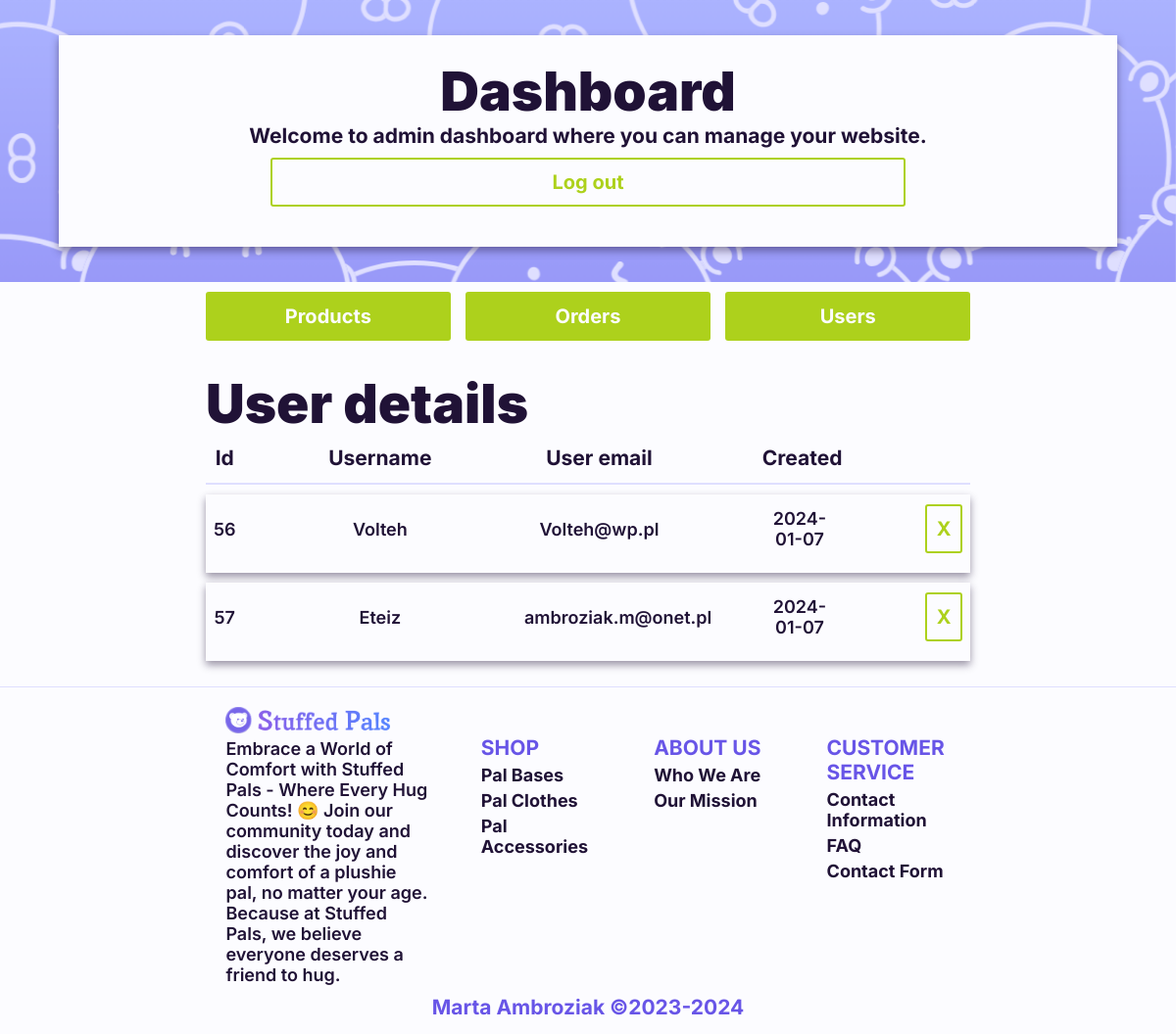
The app's page /admin_pages/admin_dashboard.php?content=users (signed in), older data.
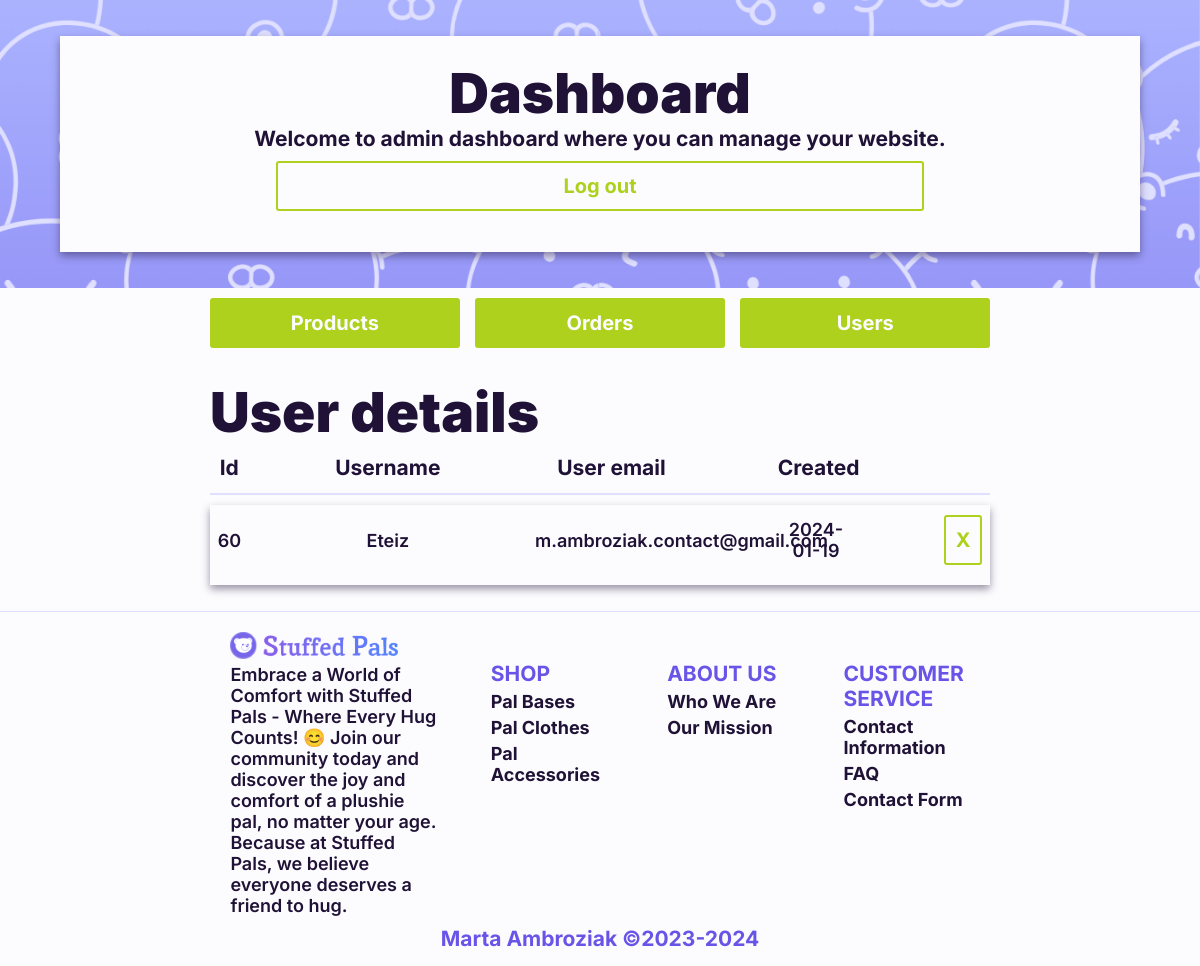
The same page, newer data.
### tables this page shows
CREATE TABLE IF NOT EXISTS `user` (
  `id` int(11) NOT NULL AUTO_INCREMENT,
  `user_login` varchar(40) NOT NULL,
  `user_password` varchar(60) NOT NULL COMMENT 'Hashed by md5',
  `user_email` varchar(255) DEFAULT NULL,
  `date_created` date NOT NULL DEFAULT current_timestamp(),
  PRIMARY KEY (`id`),
  UNIQUE KEY `UC_user_login_unique` (`user_login`),
  UNIQUE KEY `user_email` (`user_email`)
);

### admin_pages/admin_users/admin_users_loader.php (the view, shortened to what this page needs)
<?php
$servername = "localhost";
$username = "root";
$password = "";
$dbname = "stuffedpals_database";
$conn = new mysqli($servername, $username, $password, $dbname);
echo "<div id='admin-user-section'>";
    echo "<div class='section-header'>";
        echo "<h1>User details</h1>";
        echo "<div class='section-information section-rows'>";
            echo "<h3 class='user-id'>Id</h3>";
            echo "<h3 class='user-login'>Username</h3>";
            echo "<h3 class='user-email'>User email</h3>";
            echo "<h3 class='user-date'>Created</h3>";
        echo "</div>";
    echo "</div>";
    echo "<hr class='outer'>";
    echo "<div class='section-content'>";
$query = "SELECT id, user_login, user_email, date_created FROM user";
$result = $conn->query($query);
if ($result->num_rows > 0) {
    while($row = $result->fetch_assoc()) {
        echo "<form id='admin-user-form' action='../../admin_pages/admin_users/admin_users_delete_sender.php' class='section-element section-columns white-background default-box-shadow' method='post'>";
            echo "<div class='section-rows'>";
                    echo "<h4 class='user-id'>". htmlspecialchars($row['id']) ."</h4>";
                    echo "<h4 class='user-login'>". htmlspecialchars($row['user_login']) ."</h4>";
                    echo "<h4 class='user-email'>". htmlspecialchars($row['user_email']) ."</h4>";
                    echo "<h4 class='user-date'>". htmlspecialchars($row['date_created']) ."</h4>";
                    echo "<button type='button' class='user-delete hyperlink_button_reverse' title='Remove user' user-id='" . $row['id'] . "'>X</button>";
                echo "</div>";
        echo "</form>";
    }
} else {
    echo "<h2>No users found.</h2>";
}
echo "</div>";
echo "</div>";
?>

### admin_pages/admin_dashboard.php (shortened to what this page needs)
<?php
$content = $_GET['content'] ?? 'products';
$contentFile = "";
switch ($content) {
    case 'users':
        $contentFile = 'admin_users/admin_users_loader.php';
        break;
}
?>
<head>
    <link rel="stylesheet" href="../../styles.css">
</head>
<body id="admin-dashboard-page">
    <header class="image-background image-parallax">
        <div class="header-content white-background default-box-shadow">
            <h1> Dashboard </h1>
            <h3> Welcome to admin dashboard where you can manage your website. </h3>
            <form id='admin-logout-form' action='../admin_pages/adminlogout_sender.php' method='post'>
                <button class='hyperlink_button_reverse' type='submit' name='logout-button' title='Log out'>
                    <div class='button-text'>Log out</div>
                </button>
        </form>
        </div>
    </header>
    <main class="white-background">
        <div class="section-rows">
            <button onclick="location.href='admin_dashboard.php?content=products'" class="hyperlink_button" title="admin_pages/admin_dashboard.php?content=products">Products</button>
            <button onclick="location.href='admin_dashboard.php?content=orders'" class="hyperlink_button" title="admin_pages/admin_dashboard.php?content=orders">Orders</button>
            <button onclick="location.href='admin_dashboard.php?content=users'" class="hyperlink_button" title="admin_pages/admin_dashboard.php?content=users">Users</button>
        </div>
        <div id="dashboard-option" class="section-content">
            <?php include "../admin_pages/" . $contentFile; ?>
        </div>
        <?php include "../site_static_parts/footer.php"; ?>
    </main>
</body>
</html>

### site_static_parts/footer.php (shortened to what this page needs)
<footer class="white-background">
    <div class="section-content">
        <div class="section-content-header">
            <a class="hyperlink_icon" href="../../../index.php">
                <img src="../../../assets/StuffedPals_Logo.png" alt="Stuffed Pals logo" title="/index.php"></img>
            </a>
            <h4>
                Embrace a World of Comfort with Stuffed Pals - Where Every Hug Counts! 😊
                Join our community today and discover the joy and comfort of a plushie pal, no matter your age.
                Because at Stuffed Pals, we believe everyone deserves a friend to hug.
            </h4>
        </div>
        <div class="section-content-col">
            <h3>SHOP</h3>
            <h4><a class="hyperlink_text" href="../../../shop_page/shop.php?category=Bases" title="/shop_page/shop.php?category=Bases">Pal Bases</a></h4>
            <h4><a class="hyperlink_text" href="../../../shop_page/shop.php?category=Clothes" title="/shop_page/shop.php?category=Clothes">Pal Clothes</a></h4>
            <h4><a class="hyperlink_text" href="../../../shop_page/shop.php?category=Accessories" title="/shop_page/shop.php?category=Accessories">Pal Accessories</a></h4>
        </div>
        <div class="section-content-col">
            <h3>ABOUT US</h3>
            <h4><a class="hyperlink_text" href="../../../about_us_page/about_us.php#about-section" title="/about_us_page/about_us.php#about-section">Who We Are</a></h4>
            <h4><a class="hyperlink_text" href="../../../about_us_page/about_us.php#our-mission-section" title="/about_us_page/about_us.php#our-mission-section">Our Mission</a></h4>
        </div>
        <div class="section-content-col">
            <h3>CUSTOMER SERVICE</h3>
            <h4><a class="hyperlink_text" href="../../../customer_service_page/customer_service.php#contact-section" title="/customer_service_page/customer_service.php#contact-section">Contact
                    Information</a></h4>
            <h4><a class="hyperlink_text" href="../../../customer_service_page/customer_service.php#faq-section" title="/customer_service_page/customer_service.php#faq-section">FAQ</a></h4>
            <h4><a class="hyperlink_text"
                    href="../../../customer_service_page/customer_service.php#contact-form-section" title="/customer_service_page/customer_service.php#contact-form-section">Contact Form</a></h4>
        </div>
    </div>
    <div class="section-footer">
        <span id="full-text"><h3>Marta Ambroziak ©2023-2024</h3></span>
    </div>
</footer>

Row changes from the older to the newer data that the page shows:
removed user: id "56", user_login "Volteh", user_email "Volteh@wp.pl", date_created "2024-01-07"
removed user: id "57", user_login "Eteiz", user_email "ambroziak.m@onet.pl", date_created "2024-01-07"
added user: id "60", user_login "Eteiz", user_email "m.ambroziak.contact@gmail.com", date_created "2024-01-19"
